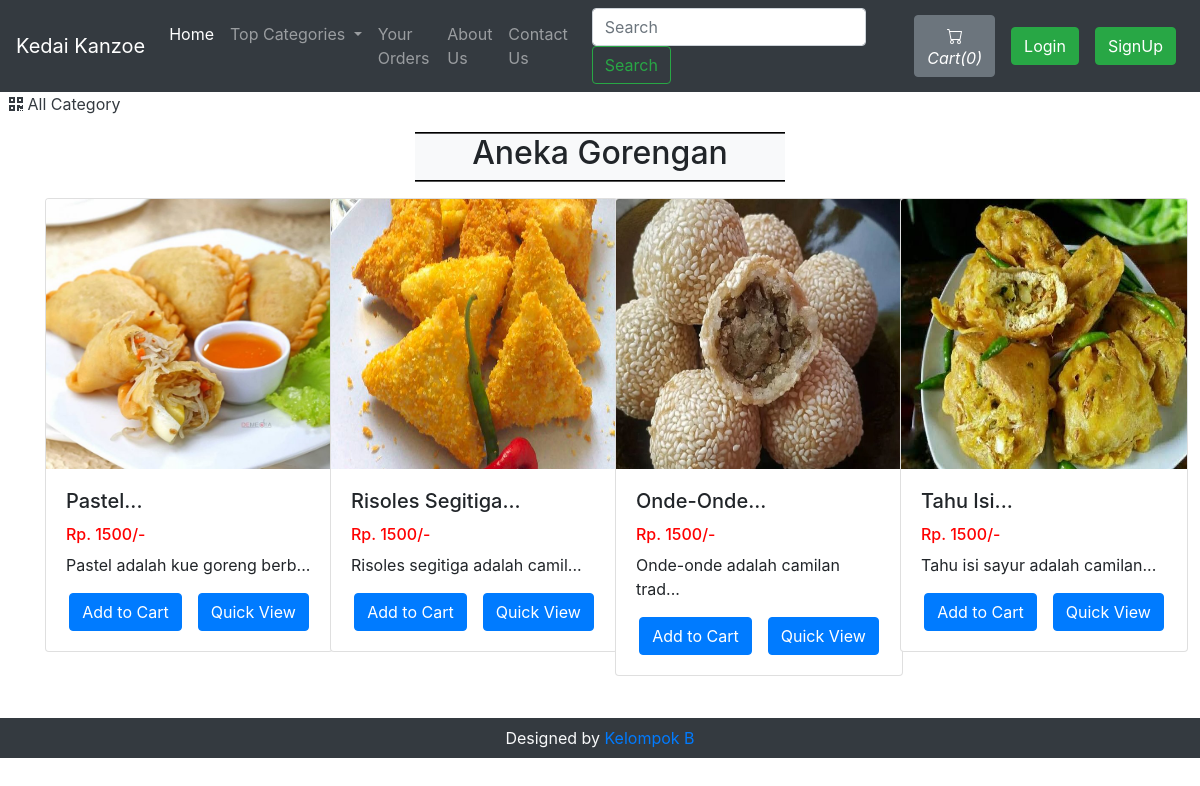
The app's page /viewKueList.php?catid=2 with its own data.
### tables this page shows
CREATE TABLE `sitedetail` (
  `tempId` int(11) NOT NULL,
  `systemName` varchar(21) NOT NULL,
  `email` varchar(35) NOT NULL,
  `contact1` bigint(21) NOT NULL,
  `contact2` bigint(21) DEFAULT NULL COMMENT 'Optional',
  `address` text NOT NULL,
  `dateTime` datetime NOT NULL DEFAULT current_timestamp()
);

CREATE TABLE `pizza` (
  `pizzaId` int(12) NOT NULL,
  `pizzaName` varchar(255) NOT NULL,
  `pizzaPrice` int(12) NOT NULL,
  `pizzaDesc` text NOT NULL,
  `pizzaCategorieId` int(12) NOT NULL,
  `pizzaPubDate` datetime NOT NULL DEFAULT current_timestamp()
);

### viewKueList.php (the view, shortened to what this page needs)
<!doctype html>
<html lang="en">
<head>
    <link rel="stylesheet" href="https://stackpath.bootstrapcdn.com/bootstrap/4.4.1/css/bootstrap.min.css">
    <link rel="stylesheet" href="https://use.fontawesome.com/releases/v5.8.2/css/all.css">
</head>
<body>
    <?php include 'partials/_dbconnect.php';?>
    <?php require 'partials/_nav.php' ?>
    <div>&nbsp;
        <a href="index.php" class="active text-dark">
        <i class="fas fa-qrcode"></i>
            <span>All Category</span>
        </a>
    </div>
    <div class="container my-3" id="cont">
        <div class="col-lg-4 text-center bg-light my-3" style="margin:auto;border-top: 2px groove black;border-bottom: 2px groove black;">
            <h2 class="text-center"><span id="catTitle">Items</span></h2>
        </div>
        <div class="row">
        <?php
            $id = $_GET['catid'];
            $sql = "SELECT * FROM `pizza` WHERE pizzaCategorieId = $id";
            $result = mysqli_query($conn, $sql);
            while($row = mysqli_fetch_assoc($result)){
                $pizzaId = $row['pizzaId'];
                $pizzaName = $row['pizzaName'];
                $pizzaPrice = $row['pizzaPrice'];
                $pizzaDesc = $row['pizzaDesc'];
                echo '<div class="col-xs-3 col-sm-3 col-md-3">
                        <div class="card" style="width: 18rem;">
                            <img src="img/pizza-'.$pizzaId. '.jpg" class="card-img-top" alt="image for this pizza" width="249px" height="270px">
                            <div class="card-body">
                                <h5 class="card-title">' . substr($pizzaName, 0, 20). '...</h5>
                                <h6 style="color: #ff0000">Rp. '.$pizzaPrice. '/-</h6>
                                <p class="card-text">' . substr($pizzaDesc, 0, 29). '...</p>
                                <div class="row justify-content-center">';
                                if($loggedin){
                                    $quaSql = "SELECT `itemQuantity` FROM `viewcart` WHERE pizzaId = '$pizzaId' AND `userId`='$userId'";
                                    $quaresult = mysqli_query($conn, $quaSql);
                                    $quaExistRows = mysqli_num_rows($quaresult);
                                    if($quaExistRows == 0) {
                                        echo '<form action="partials/_manageCart.php" method="POST">
                                              <input type="hidden" name="itemId" value="'.$pizzaId. '">
                                              <button type="submit" name="addToCart" class="btn btn-primary mx-2">Add to Cart</button>';
                                    }else {
                                        echo '<a href="viewCart.php"><button class="btn btn-primary mx-2">Go to Cart</button></a>';
                                    }
                                }
                                else{
                                    echo '<button class="btn btn-primary mx-2" data-toggle="modal" data-target="#loginModal">Add to Cart</button>';
                                }
                            echo '</form>
                                <a href="viewKue.php?pizzaid=' . $pizzaId . '" class="mx-2"><button class="btn btn-primary">Quick View</button></a>
                                </div>
                            </div>
                        </div>
                    </div>';
            }
            ?>
        </div>
    </div>
    <?php require 'partials/_footer.php' ?>
</body>
</html>

### partials/_nav.php (shortened to what this page needs)
<?php
if(isset($_SESSION['loggedin']) && $_SESSION['loggedin']==true){
  $loggedin= true;
  $userId = $_SESSION['userId'];
  $username = $_SESSION['username'];
}
else{
  $loggedin = false;
  $userId = 0;
}
$sql = "SELECT * FROM `sitedetail`";
$result = mysqli_query($conn, $sql);
$row = mysqli_fetch_assoc($result);
$systemName = $row['systemName'];
echo '<nav class="navbar navbar-expand-lg navbar-dark bg-dark">
      <a class="navbar-brand" href="index.php">'.$systemName.'</a>
      <button class="navbar-toggler" type="button" data-toggle="collapse" data-target="#navbarSupportedContent" aria-controls="navbarSupportedContent" aria-expanded="false" aria-label="Toggle navigation">
        <span class="navbar-toggler-icon">test</span>
      </button>
      <div class="collapse navbar-collapse" id="navbarSupportedContent">
        <ul class="navbar-nav mr-auto">
          <li class="nav-item active">
            <a class="nav-link" href="index.php">Home <span class="sr-only">(current)</span></a>
          </li>
          <li class="nav-item dropdown">
            <a class="nav-link dropdown-toggle" href="#" id="navbarDropdown" role="button" data-toggle="dropdown" aria-haspopup="true" aria-expanded="false">
              Top Categories
            </a>
            <div class="dropdown-menu" aria-labelledby="navbarDropdown">';
            echo '</div>
          </li>
          <li class="nav-item">
            <a class="nav-link" href="viewOrder.php">Your Orders</a>
          </li>
          <li class="nav-item">
            <a class="nav-link" href="about.php">About Us</a>
          </li>
          <li class="nav-item">
            <a class="nav-link" href="contact.php">Contact Us</a>
          </li>
        </ul>
        <form method="get" action="/tokokue/search.php" class="form-inline my-2 my-lg-0 mx-3">
          <input class="form-control mr-sm-2" type="search" name="search" id="search" placeholder="Search" aria-label="Search" required>
          <button class="btn btn-outline-success my-2 my-sm-0" type="submit">Search</button>
        </form>';
        $countsql = "SELECT SUM(`itemQuantity`) FROM `viewcart` WHERE `userId`=$userId";
        $countresult = mysqli_query($conn, $countsql);
        $countrow = mysqli_fetch_assoc($countresult);
        $count = $countrow['SUM(`itemQuantity`)'];
        if(!$count) {
          $count = 0;
        }
        echo '<a href="viewCart.php"><button type="button" class="btn btn-secondary mx-2" title="MyCart">
          <svg xmlns="img/cart.svg" width="16" height="16" fill="currentColor" class="bi bi-cart" viewBox="0 0 16 16">
            <path d="M0 1.5A.5.5 0 0 1 .5 1H2a.5.5 0 0 1 .485.379L2.89 3H14.5a.5.5 0 0 1 .491.592l-1.5 8A.5.5 0 0 1 13 12H4a.5.5 0 0 1-.491-.408L2.01 3.607 1.61 2H.5a.5.5 0 0 1-.5-.5zM3.102 4l1.313 7h8.17l1.313-7H3.102zM5 12a2 2 0 1 0 0 4 2 2 0 0 0 0-4zm7 0a2 2 0 1 0 0 4 2 2 0 0 0 0-4zm-7 1a1 1 0 1 1 0 2 1 1 0 0 1 0-2zm7 0a1 1 0 1 1 0 2 1 1 0 0 1 0-2z"/>
          </svg>
          <i class="bi bi-cart">Cart(' .$count. ')</i>
        </button></a>';
        if($loggedin){
          echo '<ul class="navbar-nav mr-2">
            <li class="nav-item dropdown">
              <a class="nav-link dropdown-toggle" href="#" id="navbarDropdown" role="button" data-toggle="dropdown"> Welcome ' .$username. '</a>
              <div class="dropdown-menu" aria-labelledby="navbarDropdown">
                <a class="dropdown-item" href="partials/_logout.php">Logout</a>
              </div>
            </li>
          </ul>
          <div class="text-center image-size-small position-relative">
            <a href="viewProfile.php"><img src="img/person-' .$userId. '.jpg" class="rounded-circle" onError="this.src = \'img/profilePic.jpg\'" style="width:40px; height:40px"></a>
          </div>';
        }
        else {
          echo '
          <button type="button" class="btn btn-success mx-2"  data-toggle="modal" data-target="#loginModal">Login</button>
          <button type="button" class="btn btn-success mx-2"  data-toggle="modal" data-target="#signupModal">SignUp</button>';
        }
  echo '</div>
    </nav>';
?>

### viewKueList.php (style rules this page uses)
#cont { min-height : 570px; }

### records on screen
sitedetail: systemName "Kedai Kanzoe"
pizza: shows a picture, pizzaName "Pastel", pizzaPrice "1500", pizzaDesc "Pastel adalah kue goreng berb"
pizza: shows a picture, pizzaName "Risoles Segitiga", pizzaPrice "1500", pizzaDesc "Risoles segitiga adalah camil"
pizza: shows a picture, pizzaName "Onde-Onde", pizzaPrice "1500", pizzaDesc "Onde-onde adalah camilan trad"
pizza: shows a picture, pizzaName "Tahu Isi", pizzaPrice "1500", pizzaDesc "Tahu isi sayur adalah camilan"

### other values on screen
$count "0"
